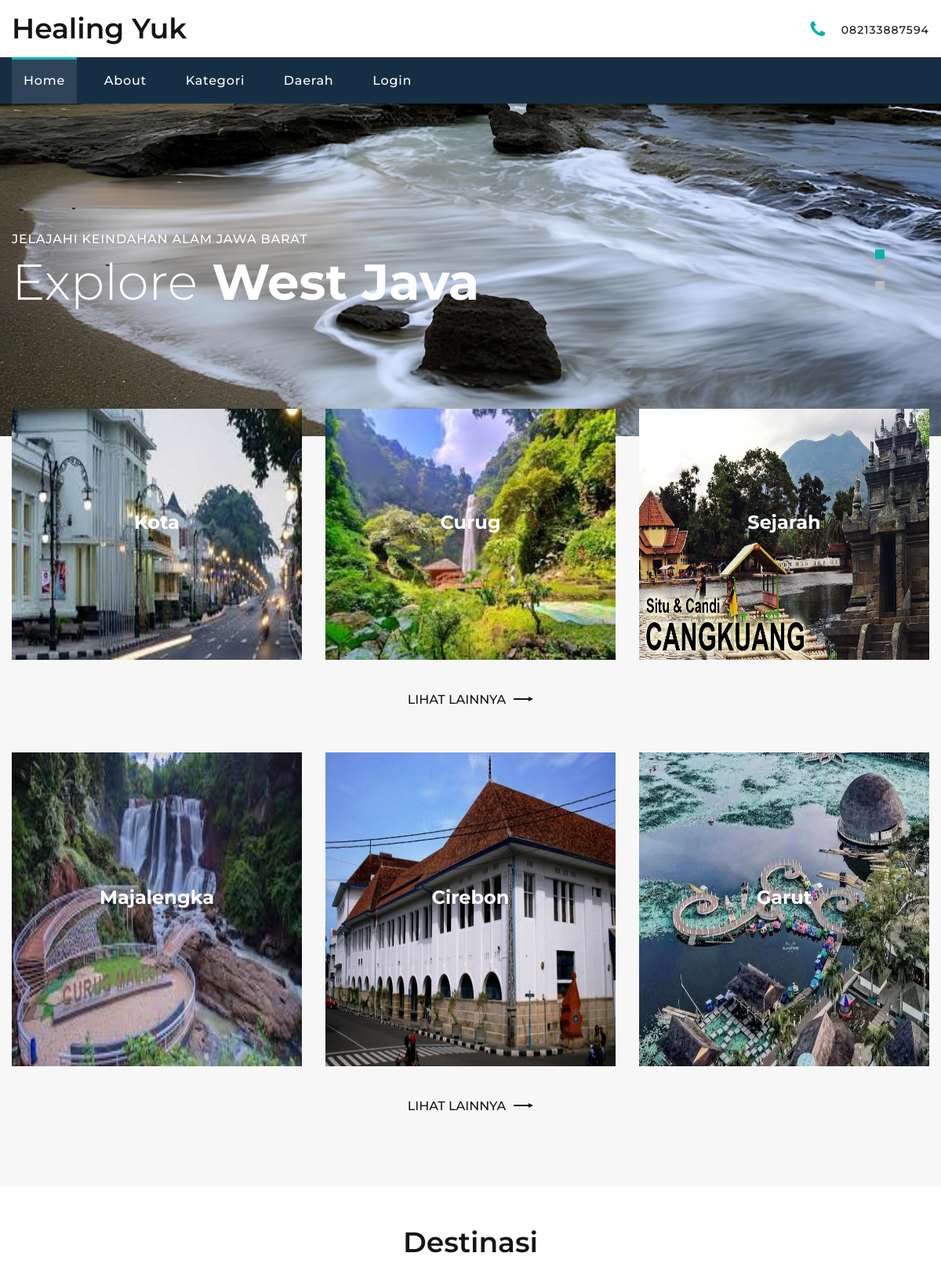
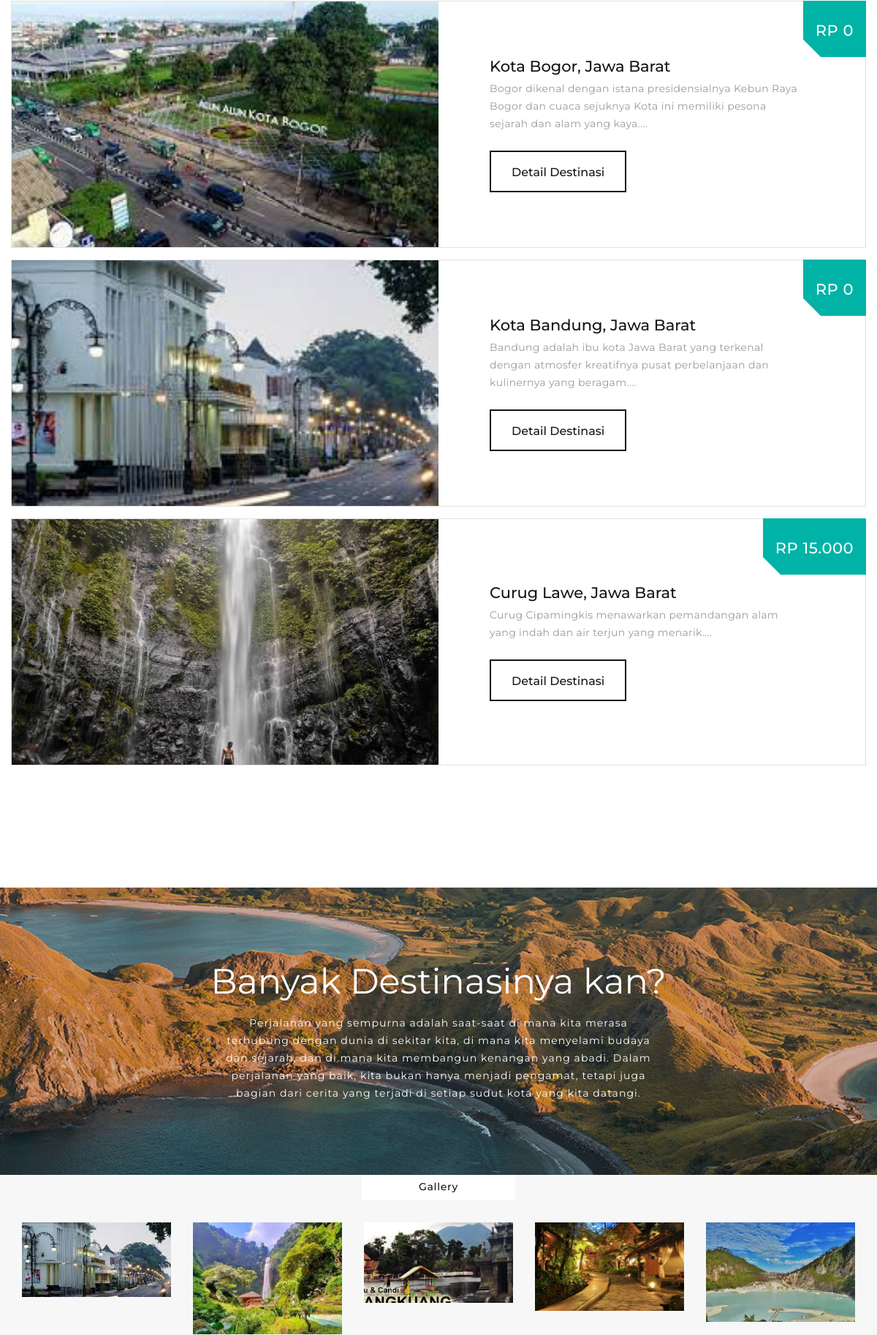
The page / (upper part) on the database its author committed (2 pictures, top to bottom).
### tables this page shows
CREATE TABLE `traveling` (
  `id` int(11) NOT NULL,
  `nama_tempat` varchar(255) NOT NULL,
  `gambar` text NOT NULL,
  `deskripsi` text NOT NULL,
  `price` int(20) NOT NULL,
  `fasilitas` text NOT NULL,
  `id_kategori` int(11) NOT NULL,
  `id_daerah` int(11) NOT NULL,
  `lokasi` text NOT NULL,
  `created_at` timestamp NOT NULL DEFAULT current_timestamp()
);

CREATE TABLE `kategori` (
  `id_nama_kategori` int(11) NOT NULL,
  `nama_kategori` varchar(255) NOT NULL
);

CREATE TABLE `daerah` (
  `id_nama_daerah` int(11) NOT NULL,
  `nama_daerah` text NOT NULL
);

### index.php (the view, shortened to what this page needs)
<?php
include "public/config/connection.php";
?>
<!DOCTYPE html>
<html class="wide wow-animation" lang="en">
<head>
  <?php
  include  "public/layouts/head.php";
  ?>
</head>
<body>
  <div class="page">
    <header class="section page-header">
      <div class="rd-navbar-wrap">
        <nav class="rd-navbar rd-navbar-corporate" data-layout="rd-navbar-fixed" data-sm-layout="rd-navbar-fixed" data-md-layout="rd-navbar-fixed" data-md-device-layout="rd-navbar-fixed" data-lg-layout="rd-navbar-static" data-lg-device-layout="rd-navbar-fixed" data-xl-layout="rd-navbar-static" data-xl-device-layout="rd-navbar-static" data-xxl-layout="rd-navbar-static" data-xxl-device-layout="rd-navbar-static" data-lg-stick-up-offset="46px" data-xl-stick-up-offset="46px" data-xxl-stick-up-offset="106px" data-lg-stick-up="true" data-xl-stick-up="true" data-xxl-stick-up="true">
          <?php
          include "public/layouts/header.php";
          ?>
          <div class="rd-navbar-main-outer">
            <div class="rd-navbar-main">
              <div class="rd-navbar-nav-wrap">
                <ul class="rd-navbar-nav">
                  <li class="rd-nav-item active"><a class="rd-nav-link" href="index.php">Home</a>
                  </li>
                  <li class="rd-nav-item"><a class="rd-nav-link" href="about.php">About</a>
                  </li>
                  <li class="rd-nav-item"><a class="rd-nav-link" href="kategori.php">Kategori</a>
                  </li>
                  <li class="rd-nav-item"><a class="rd-nav-link" href="daerah.php">Daerah</a>
                  </li>
                  <?php
                  if (isset($_SESSION["username"])) { ?>
                    <li class="dropdown rd-nav-item">
                      <a href="#" class="dropdown-toggle rd-nav-link" data-toggle="dropdown">
                        <?php echo $_SESSION["username"] ?>
                        <b class="caret"></b>
                      </a>
                      <ul class="dropdown-menu">
                        <li><a href="logout.php">Logout</a></li>
                      </ul>
                    </li>
                  <?php } else { ?>
                    <li class="rd-nav-item"><a class="rd-nav-link" href="login.php">Login</a>
                    </li>
                  <?php }
                  ?>
                </ul>
              </div>
            </div>
          </div>
        </nav>
      </div>
    </header>
    <?php
    include "public/layouts/swiper.php";
    ?>
    <?php
    include "public/layouts/kategori.php";
    ?>
    <?php
    include "public/layouts/daerah.php";
    ?>
    <section class="section section-sm bg-default">
      <div class="container">
        <h3 class="oh-desktop"><span class="d-inline-block wow slideInDown">Destinasi</span></h3>
        <div class="row row-sm row-40 row-md-50">
          <div class="col-sm-6 col-md-12 wow fadeInRight">
            <?php
            $kate = mysqli_query($connect, "SELECT * FROM traveling as t join kategori as k on
            t.id_kategori = k.id_nama_kategori join daerah as d on t.id_daerah = d.id_nama_daerah group by t.id order by t.created_at desc limit 3");
            while ($data1 = mysqli_fetch_array($kate)) {
              $deskripsi = strip_tags($data1['deskripsi']);
              $words = str_word_count($deskripsi, 1);
              $limitedWords = implode(' ', array_slice($words, 0, 20));
            ?>
              <article class="product-big mb-3">
                <div class="unit flex-column flex-md-row align-items-md-stretch">
                  <div class="unit-left"><a class="product-big-figure" href=""><img src="admin/pages/travel/<?php echo $data1['gambar'] ?>" alt="" width="600" height="366" /></a></div>
                  <div class="unit-body">
                    <div class="product-big-body">
                      <h5 class="product-big-title"><a href="#"><?php echo $data1['nama_tempat'] ?>, Jawa Barat</a></h5>
                      <p class="product-big-text"><?php echo htmlspecialchars($limitedWords) ?>....</p>
                      <a class="button button-black-outline button-ujarak" href="detail_destinasi.php?id=<?php echo $data1['id'] ?>">Detail Destinasi</a>
                      <div class="product-big-price-wrap"><span class="product-big-price"><?php echo 'Rp ' . number_format($data1['price'], 0, ',', '.') ?>
                        </span></div>
                    </div>
                  </div>
                </div>
              </article>
            <?php } ?>
          </div>
          <div class="col-sm-6 col-md-12 wow fadeInLeft">
          </div>
        </div>
      </div>
    </section>
    <section class="section bg-default text-center offset-top-50">
      <div class="parallax-container" data-parallax-img="public/assets/images/paralax.jpg">
        <div class="parallax-content section-xl section-inset-custom-1 context-dark bg-overlay-2-21">
          <div class="container">
            <h2 class="heading-2 oh font-weight-normal wow slideInDown"><span class="d-block font-weight-semi-bold">Banyak Destinasinya kan?</span></h2>
            <p class="text-width-medium text-spacing-75 wow fadeInLeft" data-wow-delay=".1s">Perjalanan yang sempurna adalah saat-saat di mana kita merasa terhubung dengan dunia di sekitar kita, di mana kita menyelami budaya dan sejarah, dan di mana kita membangun kenangan yang abadi. Dalam perjalanan yang baik, kita bukan hanya menjadi pengamat, tetapi juga bagian dari cerita yang terjadi di setiap sudut kota yang kita datangi.</p>
          </div>
        </div>
      </div>
    </section>
    <section class="section section-sm section-top-0 section-fluid section-relative bg-gray-4">
      <div class="container-fluid">
        <h6 class="gallery-title">Gallery</h6>
        <div class="owl-carousel owl-classic owl-dots-secondary" data-items="1" data-sm-items="2" data-md-items="3" data-lg-items="4" data-xl-items="5" data-xxl-items="6" data-stage-padding="15" data-xxl-stage-padding="0" data-margin="30" data-autoplay="true" data-nav="true" data-dots="true">
          <?php
          $kate1 = mysqli_query($connect, "SELECT * FROM traveling as t join kategori as k on
            t.id_kategori = k.id_nama_kategori join daerah as d on t.id_daerah = d.id_nama_daerah group by
            k.id_nama_kategori order by t.id desc limit 10");
          while ($data1 = mysqli_fetch_array($kate1)) {
          ?>
            <article class="thumbnail thumbnail-mary">
              <div class="thumbnail-mary-figure"><img src="admin/pages/travel/<?php echo $data1['gambar'] ?>" alt="" width="270" height="195" />
              </div>
              <div class="thumbnail-mary-caption">
              </div>
            </article>
          <?php } ?>
        </div>
      </div>
    </section>
  </div>
</body>
</html>

### public/layouts/kategori.php
<section id="kategori" class="section section-lg section-top-1 bg-gray-4">
    <div class="container offset-negative-1">
        <div class="box-categories cta-box-wrap">
            <div class="box-categories-content">
                <div class="row justify-content-center">
                    <?php
                    $query = mysqli_query($connect, "SELECT * FROM kategori as k join traveling as t on t.id_kategori = k.id_nama_kategori group by t.id_kategori
              order by t.id desc limit 3");
                    while ($data = mysqli_fetch_array($query)) {
                    ?>
                        <div class="col-md-4 wow fadeInDown col-9" data-wow-delay=".2s">
                            <ul class="list-marked-2 box-categories-list">
                                <li><a href="detail_kategori.php?id_nama_kategori=<?php echo $data['id_nama_kategori'] ?>">
                                        <img src="admin/pages/travel/<?php echo $data['gambar'] ?>" style="width: 300vh !important; height:40vh !important" /></a>
                                    <h5 class=" box-categories-title"><?php echo $data['nama_kategori'] ?></h5>
                                </li>
                            </ul>
                        </div>
                    <?php } ?>
                </div>
            </div>
        </div><a class="link-classic wow fadeInUp" href="kategori.php">LIHAT LAINNYA<span></span></a>
    </div>
</section>

### public/layouts/daerah.php
<section class="section section-lg section-top-1 bg-gray-4">
    <div class="container offset-negative-1">
        <div class="box-categories cta-box-wrap">
            <div class="box-categories-content">
                <div class="row justify-content-center">
                    <?php
                    $query1 = mysqli_query($connect, "SELECT * FROM daerah as d join traveling as t on t.id_daerah = d.id_nama_daerah group by d.id_nama_daerah order by t.id desc limit 3");
                    while ($data2 = mysqli_fetch_array($query1)) {
                    ?>
                        <div class="col-md-4 wow fadeInDown col-9" data-wow-delay=".2s">
                            <ul class="list-marked-2 box-categories-list">
                                <li><a href="detail_daerah.php?id_nama_daerah=<?php echo $data2['id_nama_daerah'] ?>"><img src="admin/pages/travel/<?php echo $data2['gambar'] ?>" style="width: 300vh !important; height:50vh !important" /></a>
                                    <h5 class=" box-categories-title"><?php echo $data2['nama_daerah'] ?></h5>
                                </li>
                            </ul>
                        </div>
                    <?php } ?>
                </div>
            </div>
        </div><a class="link-classic wow fadeInUp" href="daerah.php">LIHAT LAINNYA<span></span></a>
    </div>
</section>

### rows shown on the page
traveling: gambar (picture), id_kategori.nama_kategori "Kota", nama_tempat "Kota Bandung", deskripsi "Bandung adalah ibu kota Jawa Barat yang terkenal dengan atmosfer kreatifnya pusat perbelanjaan dan kulinernya yang beragam", price "0"
traveling: gambar (picture), id_kategori.nama_kategori "Curug"
traveling: gambar (picture), id_kategori.nama_kategori "Sejarah"
traveling: gambar (picture), id_daerah.nama_daerah "Majalengka"
traveling: gambar (picture), id_daerah.nama_daerah "Cirebon"
traveling: gambar (picture), id_daerah.nama_daerah "Garut"
traveling: gambar (picture), nama_tempat "Kota Bogor", deskripsi "Bogor dikenal dengan istana presidensialnya Kebun Raya Bogor dan cuaca sejuknya Kota ini memiliki pesona sejarah dan alam yang kaya", price "0"
traveling: gambar (picture), nama_tempat "Curug Lawe", deskripsi "Curug Cipamingkis menawarkan pemandangan alam yang indah dan air terjun yang menarik", price "15.000"
traveling: gambar (picture)
traveling: gambar (picture)
